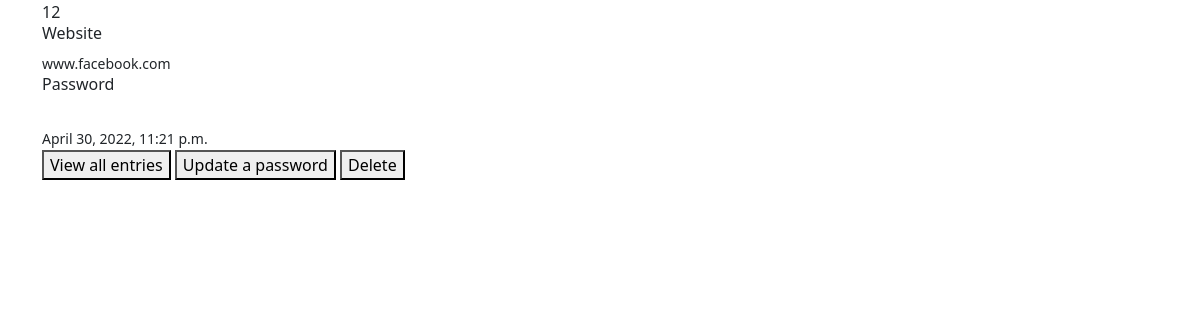
Page /get/12 on the committed database.
### authentication/models.py (models this page shows, shortened)
class Password(models.Model):
    website = models.CharField(max_length=100)
    user_password = models.CharField(max_length=200)
    date_created = models.DateTimeField(auto_now_add=True)

### authentication/views.py (the view)
# urls.py: path('get/<int:id>', views.retrieve_projects, name='retrieve_projects'),
def retrieve_projects(request, id):
    if Password.objects.filter(id=id).exists():
        user_password = Password.objects.get(id=id)
    else:
        user_password = {}
    return render(request, 'project_detail.html', {'user_password': user_password})

### templates/project_detail.html (shortened to what this page needs)
{% extends "base.html" %}
{% block page_content %}
<div class="container">
    <div class="">
        {% if user_password %}
            <div>
                <span>{{ user_password.id}}</span>
            </div>
            <div class="">
                <h6>Website</h6>
                <small>{{ user_password.website }}</small>
                <br>
                <h6>Password</h6>
                <br>
                <small>{{ user_password.date_created}}</small>
            </div>
        {% else %}
            <h1>Nothing to display</h1>
        {% endif %}
    </div>
    <div class="">
        <a href="{% url 'view_all_projects' %}"> <button> View all entries </button></a>
        <a href="{% url 'update_project' user_password.id %}"><button>Update a password</button></a>
        <a href="{% url 'delete' user_password.id %}"><button>Delete</button></a>
    </div>
</div>
{% endblock %}

### rows in the picture
Password: id "12", website "www.facebook.com", date_created "April 30, 2022, 11:21 p.m."
